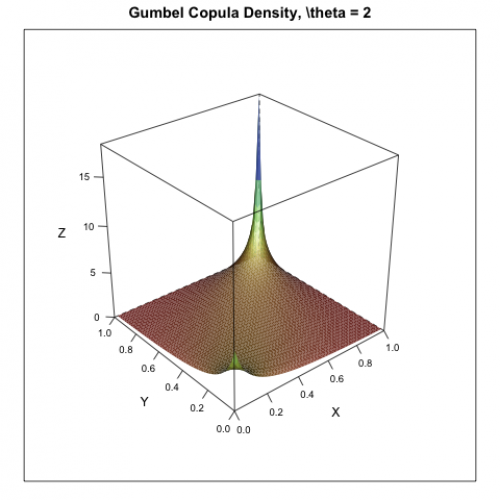

Reproduce this figure in R.
# ---------------------------------------------------------------------
# Book:         
# ---------------------------------------------------------------------
# Quantlet:     MSRpdf_cop_Gumbel
# ---------------------------------------------------------------------
# Description:  MSRpdf_cop_Gumbel plots the Gumbel copula density 
#               with parameter p=2.
# ---------------------------------------------------------------------
# Usage:        MSRpdf_cop_Gumbel
# ---------------------------------------------------------------------
# Inputs:       None
# ---------------------------------------------------------------------
# Output:       Plot of the Gumbel copula density.
# ---------------------------------------------------------------------
# Example:     
# ---------------------------------------------------------------------
# Author:       Zografia Anastasiadou, 20110603
# ---------------------------------------------------------------------

rm(list=ls(all=TRUE))
#setwd("C:/...")

install.packages("lattice")
library(lattice)

u<-seq(0,1,by=0.02)
v=u
m=length(u) 
n=length(v)
U=matrix(rep(u,each=n),nrow=n)
V=matrix(rep(v,m),nrow=n)

p=2
arg=(-log(U))^p+(-log(V))^p
gcopuly=exp(-arg^(1/p))/U/V*(log(U)*log(V))^(p-1)*arg^(1/p-2)*(p-1+arg^(1/p))

s=expand.grid(u=u,v=v)
wireframe(gcopuly~u*v,s,shade=TRUE,xlab="X",ylab="Y",zlab="Z",main="Gumbel Copula Density, \\theta = 2",scales=list(arrows=FALSE))
